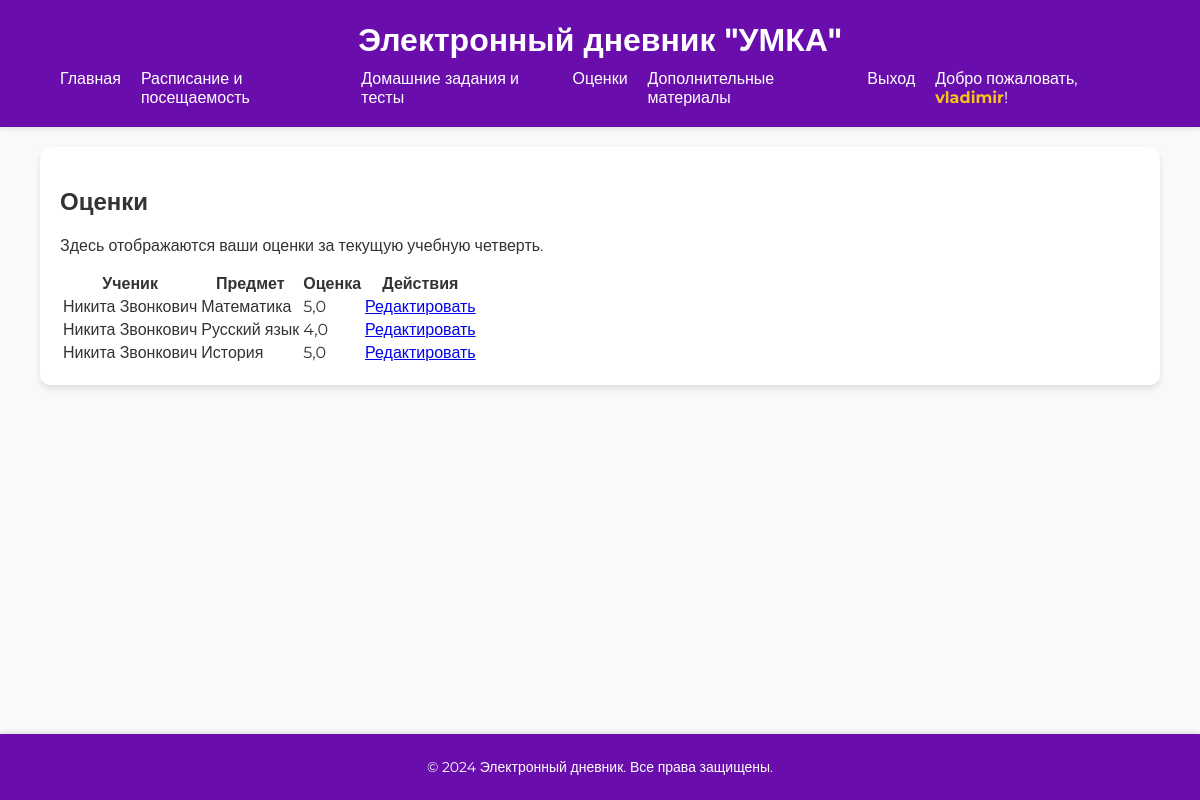
/grades/ (signed in), run on the app's committed database.
### school/models.py (models this page shows, shortened)
class User(AbstractUser):
    is_teacher = models.BooleanField(default=False)
    is_student = models.BooleanField(default=False)
    is_parent = models.BooleanField(default=False)
    groups = models.ManyToManyField(
        Group,
        related_name="custom_user_set",
        blank=True
    )
    user_permissions = models.ManyToManyField(
        Permission,
        related_name="custom_user_permissions_set",
        blank=True
    )
    classes = models.ManyToManyField('Class', blank=True, related_name="teachers")

class Grade(models.Model):
    grade_id = models.AutoField(primary_key=True)
    student = models.ForeignKey(Student, on_delete=models.CASCADE, related_name="grades")
    score = models.FloatField()
    subject = models.ForeignKey(Subject, on_delete=models.CASCADE)

class Student(models.Model):
    user = models.OneToOneField(User, on_delete=models.CASCADE)
    name = models.CharField(max_length=100)
    grade_level = models.CharField(max_length=10)
    def __str__(self):
        return self.name

class Subject(models.Model):
    name = models.CharField(max_length=100)

### school/views.py (the view)
# urls.py: path('grades/', views.grades_view, name='grades_view'),
@login_required
def grades_view(request):
    grades = Grade.objects.all()  # Все оценки
    is_teacher = hasattr(request.user, 'teacher_profile')  # Проверяем, является ли пользователь учителем
    for grade in grades:
        print(f"Grade ID: {grade.grade_id}, Student: {grade.student}, Subject: {grade.subject.name}, Score: {grade.score}")
    print("Is teacher:", is_teacher)
    context = {
        'grades': grades,
        'is_teacher': is_teacher
    }
    return render(request, 'grades.html', context)

### templates/grades.html
{% extends 'base.html' %}
{% block content %}
<div class="container">
    <h2>Оценки</h2>
    <p>Здесь отображаются ваши оценки за текущую учебную четверть.</p>
    <table>
        <thead>
            <tr>
                <th>Ученик</th>
                <th>Предмет</th>
                <th>Оценка</th>
                {% if is_teacher %}
                    <th>Действия</th>
                {% endif %}
            </tr>
        </thead>
        <tbody>
            {% for grade in grades %}
                <tr>
                    <td>{{ grade.student }}</td>
                    <td>{{ grade.subject.name }}</td>
                    <td>{{ grade.score }}</td>
                    {% if is_teacher %}
                        <td>
                            <a href="{% url 'edit_grade' grade.grade_id %}">Редактировать</a>
                        </td>
                    {% endif %}
                </tr>
            {% endfor %}
        </tbody>
    </table>
</div>
{% endblock %}

### templates/base.html (shortened to what this page needs)
<!DOCTYPE html>
<html lang="ru">
<head>
    <link rel="stylesheet" href="/static/css/style.css">
</head>
<body>
    <header>
        <div class="container">
            <h1>Электронный дневник "УМКА"</h1>
            <nav>
                <ul>
                    <li><a href="/">Главная</a></li>
                    {% if user.is_authenticated %}
                    <li><a href="/schedule">Расписание и посещаемость</a></li>
                    <li><a href="/homework">Домашние задания и тесты</a></li>
                    <li><a href="/grades">Оценки</a></li>
                    <li><a href="/materials">Дополнительные материалы</a></li>
                    <form action="{% url 'logout' %}" method="post" style="display:inline;">
                        <button type="submit" class="logout-link">Выход</button>
                    </form>
                        <li>Добро пожаловать, <span style="color: #f6c418; font-weight: bold;">{{ user.username }}</span>!</li>
                    {% else %}
                        <li><a href="/login">Вход</a></li>
                        <li><a href="/register">Регистрация</a></li>
                    {% endif %}
                </ul>
            </nav>
        </div>
    </header>
    <main>
        {% block content %}{% endblock %}
    </main>
    <footer>
        <div class="container">
            <p>&copy; 2024 Электронный дневник. Все права защищены.</p>
        </div>
    </footer>
</body>
</html>

### static/css/style.css (style rules this page uses)
html, body { font-family: 'Montserrat', sans-serif; margin: 0; padding: 0; background-color: #f9f9f9; color: #333; height: 100%; display: flex; flex-direction: column; }
.container { width: 90%; max-width: 1200px; margin: 0 auto; }
header { background-color: #6a0dad; color: white; padding: 20px 0; box-shadow: 0 2px 4px rgba(0, 0, 0, 0.1); }
header h1 { margin: 0; text-align: center; font-weight: 700; }
nav ul { list-style: none; padding: 0; margin: 10px 0 0; display: flex; justify-content: center; gap: 20px; }
nav ul li { margin: 0; }
nav ul li a { color: white; text-decoration: none; font-weight: 500; transition: color 0.3s; }
main { padding: 20px 0; flex: 1; }
main .container { background: white; border-radius: 10px; padding: 20px; box-shadow: 0 4px 6px rgba(0, 0, 0, 0.1); }
footer { background-color: #6a0dad; color: white; padding: 10px 0; text-align: center; position: relative; font-size: 14px; box-shadow: 0 -2px 4px rgba(0, 0, 0, 0.1); }
button { background-color: #6a0dad; color: white; border: none; border-radius: 5px; padding: 10px 20px; font-size: 16px; font-weight: 500; font-family: inherit; cursor: pointer; transition: background-color 0.3s; }
.logout-link { background: none; border: none; color: white; text-decoration: none; font-weight: 500; font-family: inherit; cursor: pointer; padding: 0; transition: color 0.3s; }

### data on the page
User: username "vladimir"
Grade: student "Никита Звонкович", subject.name "Математика", score "5,0"
Grade: student "Никита Звонкович", subject.name "Русский язык", score "4,0"
Grade: student "Никита Звонкович", subject.name "История", score "5,0"
